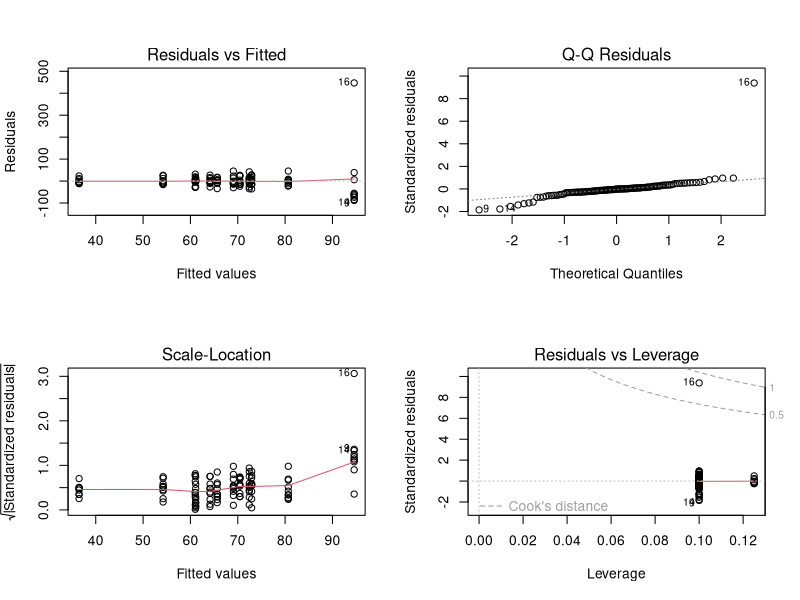
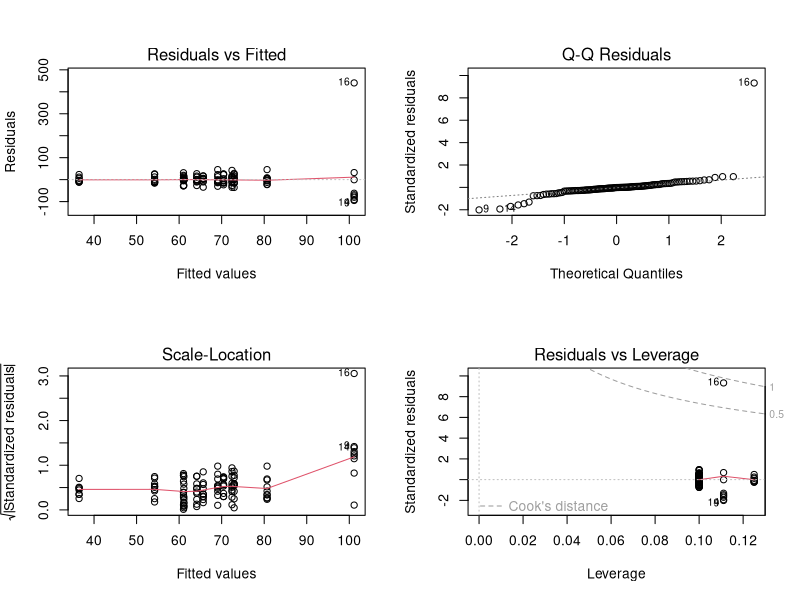
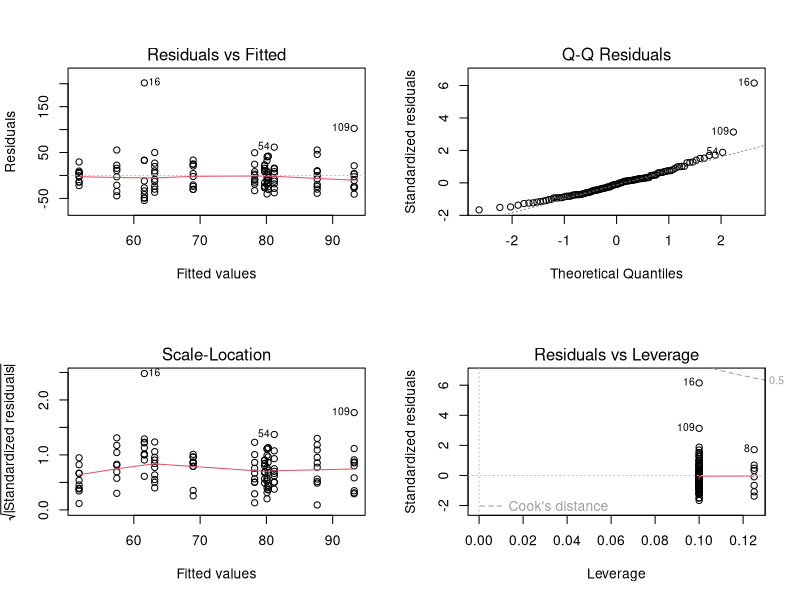
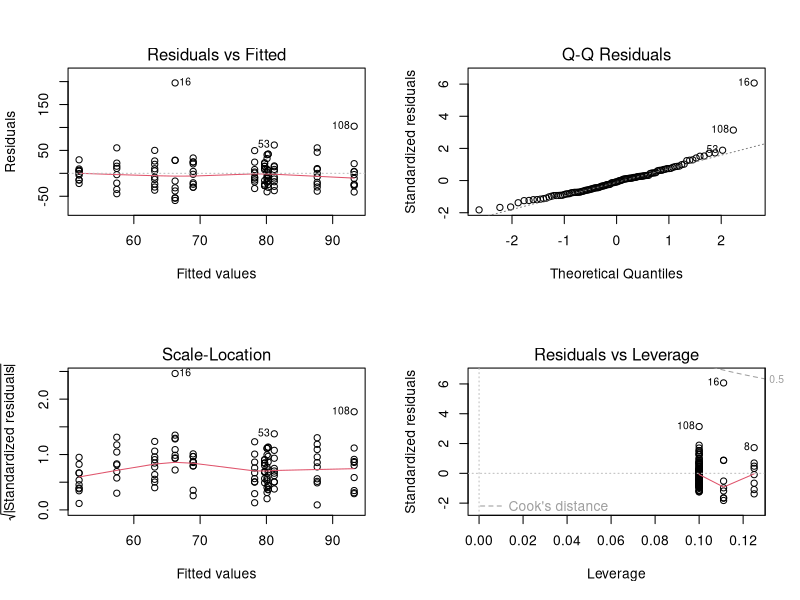
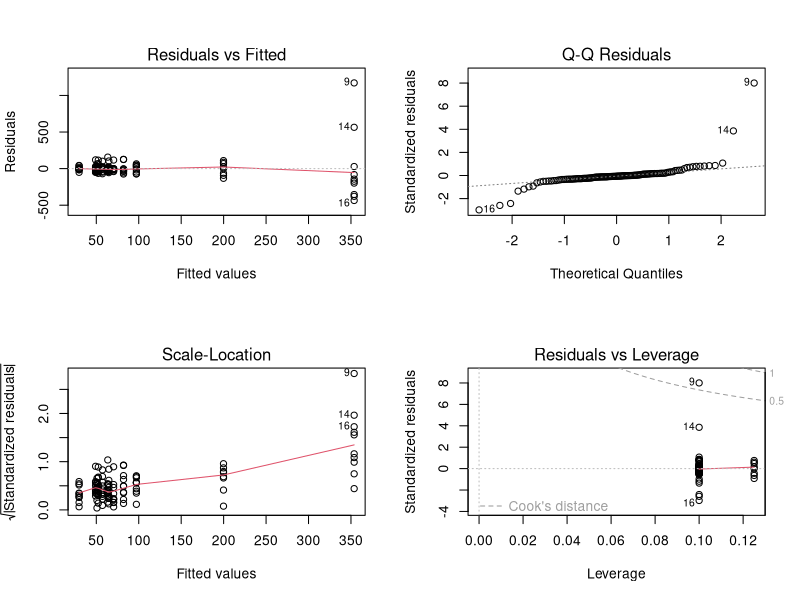
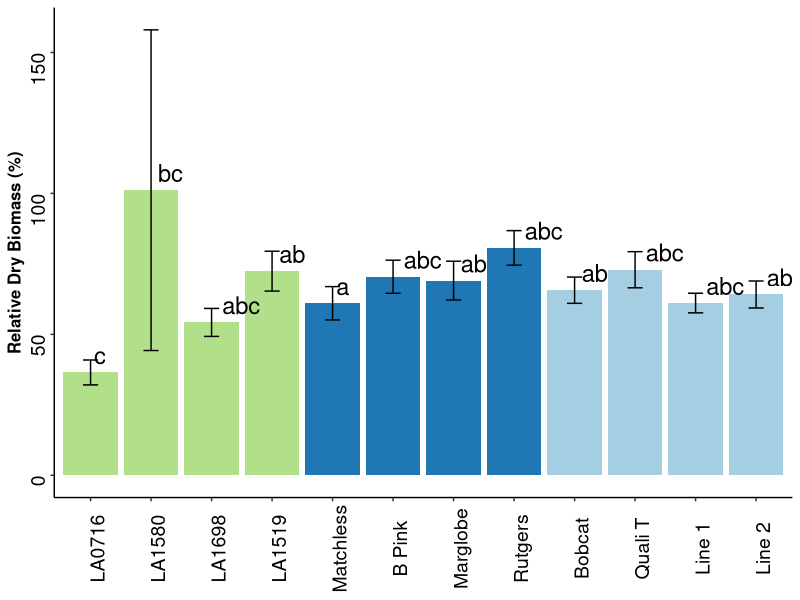
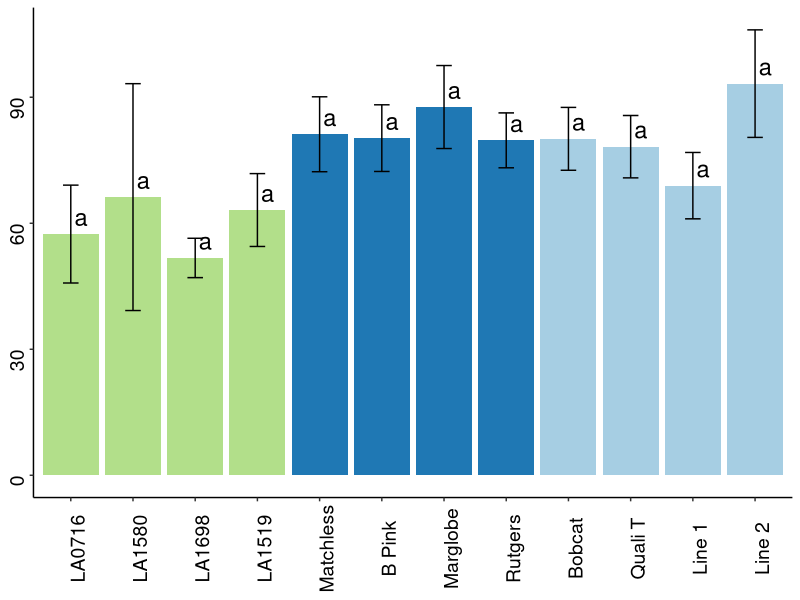
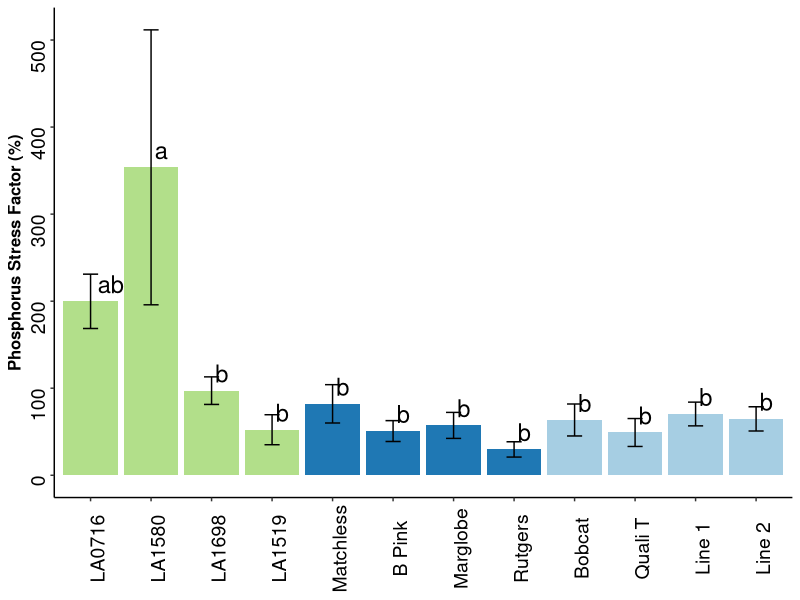

The R source for these figures, in order:
## ---- chunk 1
library(patchwork)
library(tidyverse)
library(emmeans)
library(RColorBrewer)
library(car)
## ---- chunk 2
bio <- read.csv('Data/Inputs/Dry_Biomass.csv') 


rel_shoot <- bio %>% 
  dplyr::select(Variety,Domestication,Fertilization,Replication,Shoot_g) %>% 
  group_by(Domestication) %>% 
  pivot_wider(.,names_from = 'Fertilization', values_from = 'Shoot_g') %>% 
  mutate(Rel.Shoot = (Unfertilized*100/Fertilized)) %>% 
  mutate(PSF = (((Fertilized-Unfertilized)/Unfertilized))*100)%>% 
 filter(!is.na(Rel.Shoot)) 

rel_root <- bio %>% 
  dplyr::select(Variety,Domestication,Fertilization,Replication,Root_g) %>% 
  group_by(Domestication) %>% 
  pivot_wider(.,names_from = 'Fertilization', values_from = 'Root_g') %>% 
  mutate(Rel.Root = (Unfertilized*100/Fertilized)) %>% 
 filter(!is.na(Rel.Root)) 

rel_shoot$Variety <- as.factor(rel_shoot$Variety)
rel_shoot$Domestication <- as.factor(rel_shoot$Domestication)
rel_root$Variety <- as.factor(rel_root$Variety)
rel_root$Domestication <- as.factor(rel_root$Domestication)
## ---- chunk 3
#Rel Shoot
mod <- rel_shoot %>% 
  lm(Rel.Shoot ~ Domestication / Variety, data = .)
par(mfrow=c(2,2))
plot(mod)
outlierTest(mod)

d.s <- rel_shoot[-c(18),]
mod <- d.s %>% 
  lm(Rel.Shoot ~ Domestication / Variety, data = .)
plot(mod)
aov_mod <- aov(mod)
summary(aov_mod) 
emmeans(mod, pairwise ~ Domestication) 
e <- emmeans(mod, pairwise ~ Domestication*Variety)
e.df <- as.data.frame(e$contrasts) %>% 
  filter(., p.value < 0.05) 
e.df
## ---- chunk 4
#Rel Root
mod <- rel_root %>% 
  lm(Rel.Root ~ Domestication / Variety, data = .)
par(mfrow=c(2,2))
plot(mod)
outlierTest(mod)

d.r <- rel_root[-c(18),]
mod <- d.r %>% 
  lm(Rel.Root ~ Domestication / Variety, data = .)
plot(mod)
aov_mod <- aov(mod)
summary(aov_mod) 
emmeans(mod, pairwise ~ Domestication) 
## ---- chunk 5
#PSF
mod <- rel_shoot %>% 
  lm(PSF ~ Domestication / Variety, data = .)
par(mfrow=c(2,2))
plot(mod)

aov_mod <- aov(mod)
summary(aov_mod) 
emmeans(mod, pairwise ~ Domestication) 
e <- emmeans(mod, pairwise ~ Domestication*Variety)
e.df <- as.data.frame(e$contrasts) %>% 
  filter(., p.value < 0.05) 
e.df
## ---- chunk 6
sum_shoot <-summarise(group_by(d.s,Variety,Domestication),
  n = n(),
  mean = mean(Rel.Shoot),
  sd = sd(Rel.Shoot),
  se = sd/sqrt(n))
sum_shoot$letters <- c('abc', 'ab', 'c', 'ab', 'bc', 'abc', 'abc', 'abc', 'ab', 'a', 'abc','abc')#from emmeans contrasts above for Domestication*Variety

level_order1 <- factor(sum_shoot$Variety,level = c('LA0716', 'LA1580','LA1698','LA1519', 'Matchless','B Pink','Marglobe','Rutgers','Bobcat','Quali T','Line 1','Line 2'))
p1<-ggplot(sum_shoot, aes(level_order1, mean, fill = Domestication)) +
  geom_col(position = 'dodge') +
  geom_text(aes(label = letters), vjust = -0.45, hjust = -0.28, size = 6) +
  scale_fill_brewer(palette = 'Paired') +  
  labs(y='Relative Dry Biomass (%)')+
  geom_errorbar(aes(ymin = mean-se, ymax = mean+se),position=position_dodge(0.9), width = .25)+
 theme(axis.text=element_text(size=14, colour = "black", angle = 90), 
        axis.title=element_text(size=12,face="bold"),
        axis.line = element_line(colour = "black"),
        panel.grid.major = element_blank(),
        panel.grid.minor = element_blank(),
        panel.border = element_blank(),
        panel.background = element_blank(),
        legend.position = 'none',
        axis.title.x = element_blank());p1

## ---- chunk 7
sum_root <-summarise(group_by(d.r,Variety,Domestication),
  n = n(),
  mean = mean(Rel.Root),
  sd = sd(Rel.Root),
  se = sd/sqrt(n))
sum_root$letters <- c('a', 'a','a', 'a','a', 'a','a', 'a','a', 'a','a', 'a') #no differences


level_order2 <- factor(sum_root$Variety,level = c('LA0716',  'LA1580','LA1698','LA1519','Matchless','B Pink','Marglobe','Rutgers','Bobcat','Quali T','Line 1','Line 2'))
p2<-ggplot(sum_root, aes(level_order2, mean, fill = Domestication)) +
  geom_col(position = 'dodge') +
  geom_text(aes(label = letters), vjust = -0.45, hjust = -0.28, size = 6) +
  scale_fill_brewer(palette = 'Paired') +  
  labs(y='Relative Root Biomass (%)')+
  geom_errorbar(aes(ymin = mean-se, ymax = mean+se),position=position_dodge(0.9), width = .25)+
 theme(axis.text=element_text(size=14, colour = "black", angle = 90), 
        axis.title.y=element_blank(),
        axis.line = element_line(colour = "black"),
        panel.grid.major = element_blank(),
        panel.grid.minor = element_blank(),
        panel.border = element_blank(),
        panel.background = element_blank(),
        legend.title = element_blank(),
        legend.position = 'none',
        axis.title.x = element_blank());p2

## ---- chunk 8
sum_psf <-summarise(group_by(rel_shoot,Variety,Domestication),
  n = n(),
  mean = mean(PSF),
  sd = sd(PSF),
  se = sd/sqrt(n)) 
sum_psf$letters <- c('b','b','ab','b','a','b','b','b','b','b','b','b') #from emmeans contrasts above for Domestication*Variety


level_order <- factor(sum_psf$Variety,level = c('LA0716',  'LA1580','LA1698','LA1519','Matchless','B Pink', 'Marglobe', 'Rutgers', 'Bobcat','Quali T','Line 1','Line 2'))
p3<-ggplot(sum_psf, aes(level_order, mean, fill = Domestication)) +
  geom_col(position = 'dodge') +
  geom_text(aes(label = letters), vjust = -0.45, hjust = -0.28, size = 6) +
  scale_fill_brewer(palette = 'Paired')+  
  labs(y='Phosphorus Stress Factor (%)')+
  geom_errorbar(aes(ymin = mean-se, ymax = mean+se),position=position_dodge(0.9), width = .25)+
 theme(axis.text=element_text(size=14, colour = "black", angle = 90), 
        axis.title=element_text(size=12,face="bold"),
        axis.line = element_line(colour = "black"),
        panel.grid.major = element_blank(),
        panel.grid.minor = element_blank(),
        panel.border = element_blank(),
        panel.background = element_blank(),
        legend.position = 'none',
        axis.title.x = element_blank());p3

## ---- chunk 9
p<- (p1|p2)/p3; p
ggsave(plot=p, filename = 'Data/Outputs/Figures/Figure1.pdf', width = 14, height = 10)
